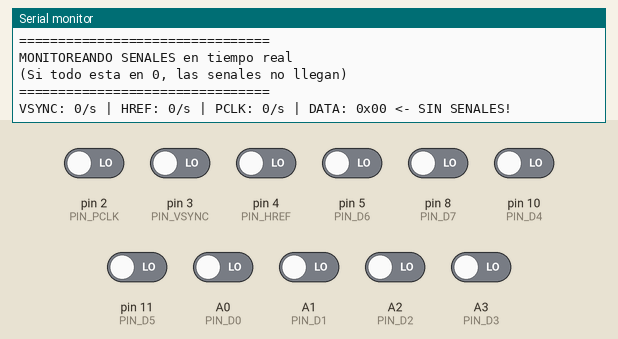
A sketch run on a simulated Arduino Uno, built with avr-gcc and run on an emulated ATmega328P. On the bench: the last lines printed to the serial monitor. The inputs (shaded band) are chosen by the test bench; at power-on: A0 (PIN_D0), A1 (PIN_D1), A2 (PIN_D2), A3 (PIN_D3), pin 2 (PIN_PCLK), pin 3 (PIN_VSYNC), pin 4 (PIN_HREF), pin 5 (PIN_D6), pin 8 (PIN_D7), pin 10 (PIN_D4), pin 11 (PIN_D5) LOW.

Above: at 1.8 s.
1.9 s: pin 2 (PIN_PCLK) driven HIGH
At 2.8 s:
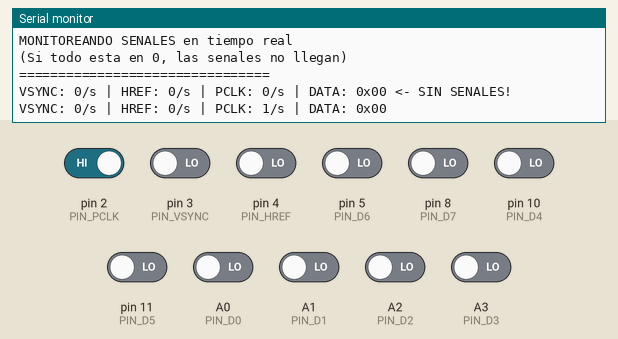
3.5 s: pin 3 (PIN_VSYNC) driven HIGH
At 4.4 s:
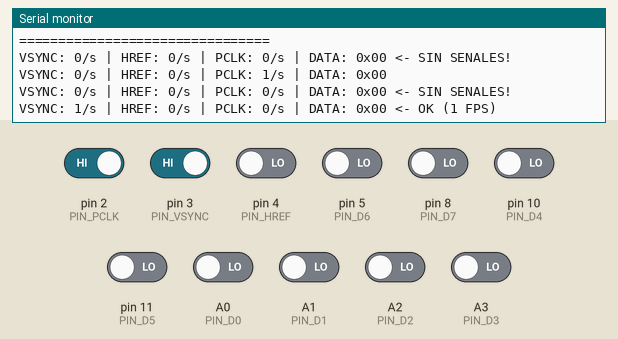
5.5 s: pin 4 (PIN_HREF) driven HIGH
At 6.8 s:
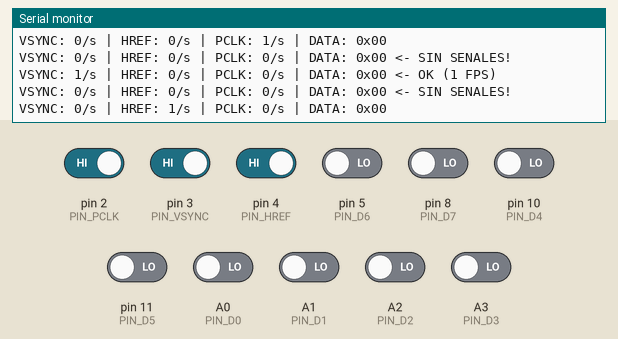
7.0 s: pin 5 (PIN_D6) driven HIGH
At 7.8 s:
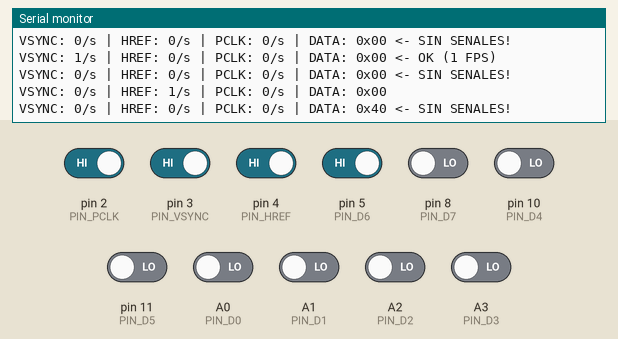
8.5 s: pin 8 (PIN_D7) driven HIGH
At 9.4 s:
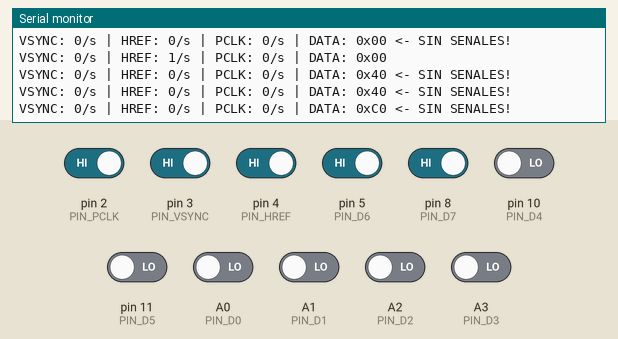
11.5 s: pin 10 (PIN_D4) driven HIGH
At 12.8 s:
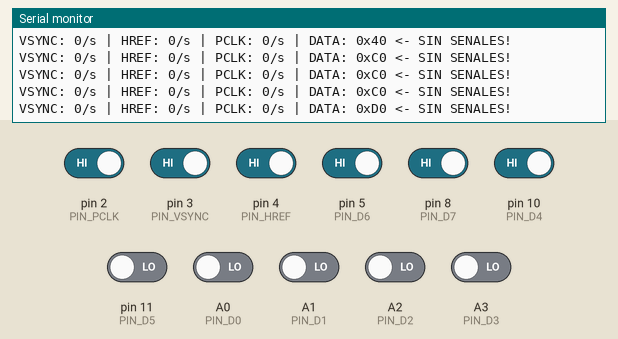
Timing chart, 0 to 14.5 s (numbered marks = the images above; inputs shaded):
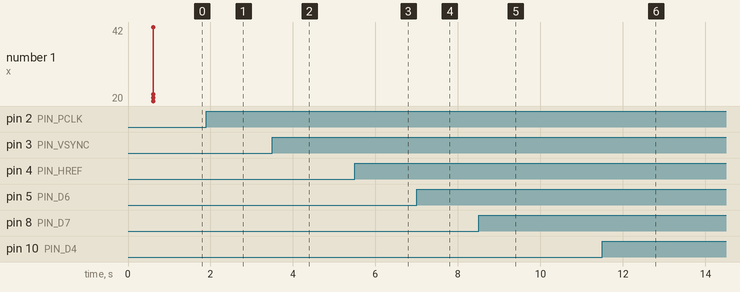

The sketch:

ov7670_signal_test.ino
```cpp
/*
 * OV7670 SIGNAL TEST - DIAGNÓSTICO DE SEÑALES
 * ============================================
 * Prueba cada señal individualmente para encontrar el problema.
 */

#include <Wire.h>

#define PIN_XCLK    9
#define PIN_PCLK    2
#define PIN_VSYNC   3
#define PIN_HREF    4

#define PIN_D0      A0
#define PIN_D1      A1
#define PIN_D2      A2
#define PIN_D3      A3
#define PIN_D4      10
#define PIN_D5      11
#define PIN_D6      5
#define PIN_D7      8

void setup() {
    Serial.begin(115200);
    while (!Serial) delay(10);

    Serial.println();
    Serial.println("================================");
    Serial.println("OV7670 SIGNAL TEST");
    Serial.println("================================");

    // Configurar pines
    pinMode(PIN_PCLK, INPUT);
    pinMode(PIN_VSYNC, INPUT);
    pinMode(PIN_HREF, INPUT);
    pinMode(PIN_D0, INPUT);
    pinMode(PIN_D1, INPUT);
    pinMode(PIN_D2, INPUT);
    pinMode(PIN_D3, INPUT);
    pinMode(PIN_D4, INPUT);
    pinMode(PIN_D5, INPUT);
    pinMode(PIN_D6, INPUT);
    pinMode(PIN_D7, INPUT);

    // ===========================================
    // TEST 1: GENERAR XCLK
    // ===========================================
    Serial.println();
    Serial.println("[TEST 1] Generando XCLK en D9...");
    pinMode(PIN_XCLK, OUTPUT);
    analogWrite(PIN_XCLK, 128);
    Serial.println("   XCLK activo. Si el LED de la camara parpadea, esta funcionando.");
    delay(500);

    // ===========================================
    // TEST 2: I2C SIMPLE
    // ===========================================
    Serial.println();
    Serial.println("[TEST 2] Escaneando I2C...");
    Wire.begin();
    Wire.setClock(100000);  // Velocidad baja para mayor compatibilidad
    delay(100);

    bool found = false;
    for (uint8_t addr = 0x20; addr <= 0x22; addr++) {
        Wire.beginTransmission(addr);
        if (Wire.endTransmission() == 0) {
            Serial.print("   ENCONTRADO en 0x");
            Serial.println(addr, HEX);
            found = true;
        }
    }
    // También probar 0x42 (7-bit: 0x21)
    Wire.beginTransmission(0x42);
    if (Wire.endTransmission() == 0) {
        Serial.println("   ENCONTRADO en 0x42");
        found = true;
    }

    if (!found) {
        Serial.println("   NO SE ENCONTRO CAMARA POR I2C");
        Serial.println("   -> Verifica: VCC=3.3V, GND, SDA, SCL");
    }

    Serial.println();
    Serial.println("================================");
    Serial.println("MONITOREANDO SENALES en tiempo real");
    Serial.println("(Si todo esta en 0, las senales no llegan)");
    Serial.println("================================");
}

void loop() {
    static unsigned long lastPrint = 0;
    static int vsyncCount = 0;
    static int vsyncLast = 0;
    static int hrefCount = 0;
    static int hrefLast = 0;
    static int pclkCount = 0;
    static int pclkLast = 0;

    // Contar transiciones de VSYNC
    int vsyncNow = digitalRead(PIN_VSYNC);
    if (vsyncNow != vsyncLast && vsyncNow == HIGH) {
        vsyncCount++;
    }
    vsyncLast = vsyncNow;

    // Contar transiciones de HREF
    int hrefNow = digitalRead(PIN_HREF);
    if (hrefNow != hrefLast && hrefNow == HIGH) {
        hrefCount++;
    }
    hrefLast = hrefNow;

    // Contar transiciones de PCLK (muy rápido, solo muestreo)
    int pclkNow = digitalRead(PIN_PCLK);
    if (pclkNow != pclkLast) {
        pclkCount++;
    }
    pclkLast = pclkNow;

    // Leer bus de datos
    uint8_t dataByte = 0;
    dataByte |= digitalRead(PIN_D0);
    dataByte |= digitalRead(PIN_D1) << 1;
    dataByte |= digitalRead(PIN_D2) << 2;
    dataByte |= digitalRead(PIN_D3) << 3;
    dataByte |= digitalRead(PIN_D4) << 4;
    dataByte |= digitalRead(PIN_D5) << 5;
    dataByte |= digitalRead(PIN_D6) << 6;
    dataByte |= digitalRead(PIN_D7) << 7;

    // Imprimir cada segundo
    if (millis() - lastPrint >= 1000) {
        Serial.print("VSYNC: ");
        Serial.print(vsyncCount);
        Serial.print("/s | HREF: ");
        Serial.print(hrefCount);
        Serial.print("/s | PCLK: ");
        Serial.print(pclkCount);
        Serial.print("/s | DATA: 0x");
        if (dataByte < 16) Serial.print("0");
        Serial.print(dataByte, HEX);

        // Diagnóstico
        if (vsyncCount == 0 && hrefCount == 0 && pclkCount == 0) {
            Serial.print(" <- SIN SENALES!");
        } else if (vsyncCount > 0 && vsyncCount < 50) {
            Serial.print(" <- OK (");
            Serial.print(vsyncCount);
            Serial.print(" FPS)");
        }

        Serial.println();

        vsyncCount = 0;
        hrefCount = 0;
        pclkCount = 0;
        lastPrint = millis();
    }
}
```

Measured:
- after the input at 1.9 s, the serial monitor: prints a new line after 0.10 s (image 1)
- after the input at 3.5 s, the serial monitor: prints a new line after 0.50 s (image 2)
- after the input at 5.5 s, the serial monitor: prints a new line after 0.50 s (image 3)
- after the input at 7.0 s, the serial monitor: prints a new line at once (image 4)
- after the input at 8.5 s, the serial monitor: prints a new line after 0.50 s (image 5)
- after the input at 11.5 s, the serial monitor: prints a new line after 0.50 s (image 6)
